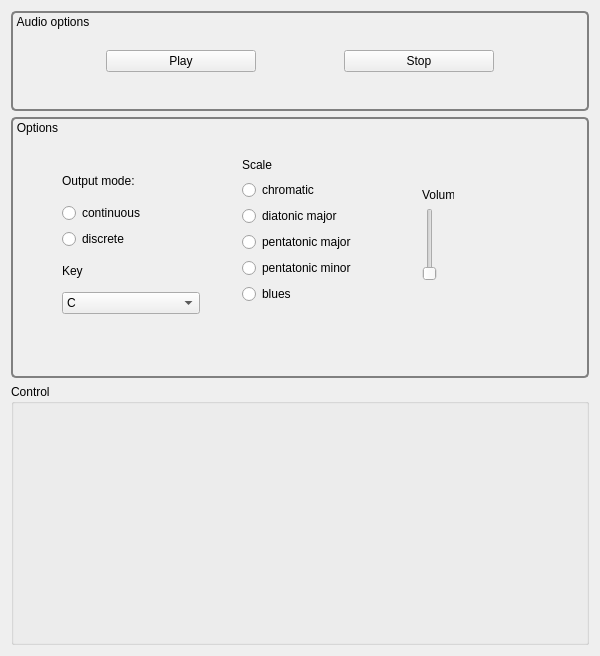
<?xml version="1.0" encoding="UTF-8"?>
<ui version="4.0">
 <class>Theremin</class>
 <widget class="QMainWindow" name="Theremin">
  <property name="geometry">
   <rect>
    <x>0</x>
    <y>0</y>
    <width>600</width>
    <height>656</height>
   </rect>
  </property>
  <property name="windowTitle">
   <string>Theremin</string>
  </property>
  <widget class="QWidget" name="centralWidget">
   <layout class="QVBoxLayout" name="verticalLayout_3">
    <item>
     <widget class="QGroupBox" name="groupBox_5">
      <property name="maximumSize">
       <size>
        <width>16777215</width>
        <height>100</height>
       </size>
      </property>
      <property name="styleSheet">
       <string notr="true">QGroupBox { 
   border: 2px solid gray; 
   border-radius: 5px; 
}

QGroupBox::title { 
    background-color: transparent;
    subcontrol-position: top left; /* position at the top left*/ 
    padding-top: 4px;
    padding-left: 4px;
 } </string>
      </property>
      <property name="title">
       <string>Audio options</string>
      </property>
      <layout class="QHBoxLayout" name="horizontalLayout_2">
       <item>
        <widget class="QPushButton" name="play_pushButton">
         <property name="maximumSize">
          <size>
           <width>150</width>
           <height>16777215</height>
          </size>
         </property>
         <property name="text">
          <string>Play</string>
         </property>
        </widget>
       </item>
       <item>
        <widget class="QPushButton" name="stop_pushButton">
         <property name="maximumSize">
          <size>
           <width>150</width>
           <height>16777215</height>
          </size>
         </property>
         <property name="text">
          <string>Stop</string>
         </property>
        </widget>
       </item>
      </layout>
     </widget>
    </item>
    <item>
     <widget class="QGroupBox" name="groupBox">
      <property name="styleSheet">
       <string notr="true">QGroupBox { 
   border: 2px solid gray; 
   border-radius: 5px; 
}

QGroupBox::title { 
    background-color: transparent;
    subcontrol-position: top left; /* position at the top left*/ 
    padding-top: 4px;
    padding-left: 4px;
 } </string>
      </property>
      <property name="title">
       <string>Options</string>
      </property>
      <widget class="QWidget" name="verticalLayoutWidget">
       <property name="geometry">
        <rect>
         <x>400</x>
         <y>60</y>
         <width>54</width>
         <height>115</height>
        </rect>
       </property>
       <layout class="QVBoxLayout" name="verticalLayout">
        <item>
         <widget class="QLabel" name="volume_label">
          <property name="text">
           <string>Volume</string>
          </property>
         </widget>
        </item>
        <item>
         <widget class="QSlider" name="volume_verticalSlider">
          <property name="orientation">
           <enum>Qt::Vertical</enum>
          </property>
         </widget>
        </item>
       </layout>
      </widget>
      <widget class="QWidget" name="verticalLayoutWidget_2">
       <property name="geometry">
        <rect>
         <x>220</x>
         <y>27</y>
         <width>160</width>
         <height>171</height>
        </rect>
       </property>
       <layout class="QVBoxLayout" name="verticalLayout_2">
        <item>
         <widget class="QLabel" name="scale_label">
          <property name="text">
           <string>Scale</string>
          </property>
         </widget>
        </item>
        <item>
         <widget class="QRadioButton" name="scale_chromatic_radioButton">
          <property name="text">
           <string>chromatic</string>
          </property>
          <attribute name="buttonGroup">
           <string notr="true">scale_buttonGroup</string>
          </attribute>
         </widget>
        </item>
        <item>
         <widget class="QRadioButton" name="scale_diatonic_radioButton">
          <property name="text">
           <string>diatonic major</string>
          </property>
          <attribute name="buttonGroup">
           <string notr="true">scale_buttonGroup</string>
          </attribute>
         </widget>
        </item>
        <item>
         <widget class="QRadioButton" name="scale_pentatonic_major_radioButton">
          <property name="text">
           <string>pentatonic major</string>
          </property>
          <attribute name="buttonGroup">
           <string notr="true">scale_buttonGroup</string>
          </attribute>
         </widget>
        </item>
        <item>
         <widget class="QRadioButton" name="scale_pentatonic_minor_radioButton">
          <property name="text">
           <string>pentatonic minor</string>
          </property>
          <attribute name="buttonGroup">
           <string notr="true">scale_buttonGroup</string>
          </attribute>
         </widget>
        </item>
        <item>
         <widget class="QRadioButton" name="scale_blues_radioButton">
          <property name="text">
           <string>blues</string>
          </property>
          <attribute name="buttonGroup">
           <string notr="true">scale_buttonGroup</string>
          </attribute>
         </widget>
        </item>
       </layout>
      </widget>
      <widget class="QWidget" name="verticalLayoutWidget_3">
       <property name="geometry">
        <rect>
         <x>40</x>
         <y>37</y>
         <width>160</width>
         <height>171</height>
        </rect>
       </property>
       <layout class="QVBoxLayout" name="verticalLayout_4">
        <item>
         <widget class="QLabel" name="output_mode_label">
          <property name="text">
           <string>Output mode:</string>
          </property>
         </widget>
        </item>
        <item>
         <widget class="QRadioButton" name="output_mode_continuous_radioButton">
          <property name="text">
           <string>continuous</string>
          </property>
          <attribute name="buttonGroup">
           <string notr="true">output_mode_buttonGroup</string>
          </attribute>
         </widget>
        </item>
        <item>
         <widget class="QRadioButton" name="output_mode_discrete_radioButton">
          <property name="text">
           <string>discrete</string>
          </property>
          <attribute name="buttonGroup">
           <string notr="true">output_mode_buttonGroup</string>
          </attribute>
         </widget>
        </item>
        <item>
         <widget class="QLabel" name="label_2">
          <property name="text">
           <string>Key</string>
          </property>
         </widget>
        </item>
        <item>
         <widget class="QComboBox" name="key_comboBox">
          <property name="currentIndex">
           <number>3</number>
          </property>
          <item>
           <property name="text">
            <string>A</string>
           </property>
          </item>
          <item>
           <property name="text">
            <string>A#</string>
           </property>
          </item>
          <item>
           <property name="text">
            <string>B</string>
           </property>
          </item>
          <item>
           <property name="text">
            <string>C</string>
           </property>
          </item>
          <item>
           <property name="text">
            <string>C#</string>
           </property>
          </item>
          <item>
           <property name="text">
            <string>D</string>
           </property>
          </item>
          <item>
           <property name="text">
            <string>D#</string>
           </property>
          </item>
          <item>
           <property name="text">
            <string>E</string>
           </property>
          </item>
          <item>
           <property name="text">
            <string>F</string>
           </property>
          </item>
          <item>
           <property name="text">
            <string>F#</string>
           </property>
          </item>
          <item>
           <property name="text">
            <string>G</string>
           </property>
          </item>
          <item>
           <property name="text">
            <string>G#</string>
           </property>
          </item>
         </widget>
        </item>
       </layout>
      </widget>
     </widget>
    </item>
    <item>
     <widget class="QGroupBox" name="groupBox_2">
      <property name="title">
       <string>Control</string>
      </property>
     </widget>
    </item>
   </layout>
  </widget>
 </widget>
 <layoutdefault spacing="6" margin="11"/>
 <resources/>
 <connections/>
 <buttongroups>
  <buttongroup name="scale_buttonGroup"/>
  <buttongroup name="output_mode_buttonGroup"/>
 </buttongroups>
</ui>
